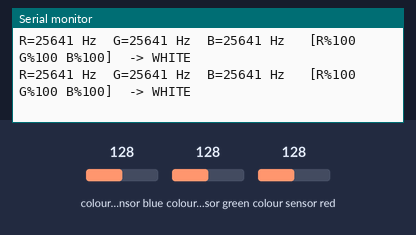
Recording of a sketch running on a simulated Arduino Uno, built with avr-gcc and run on an emulated ATmega328P. Shown: the last lines printed to the serial monitor. Wiring (inferred from the names in the program): TCS3200 colour sensor: output pin 8; S2 pin 6; S3 pin 7; S0 pin 4; S1 pin 5. Inputs (shaded band) come from the test bench; at power-on: colour sensor blue 128, colour sensor green 128, colour sensor red 128.

Above: at 6.7 s.
6.8 s: colour sensor blue set to 5
At 7.29 s:
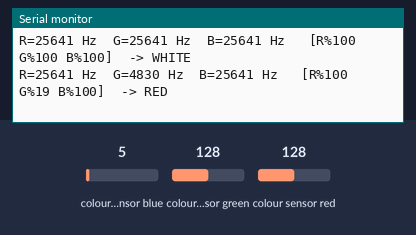
9.1 s: colour sensor green set to 250
At 9.39 s:
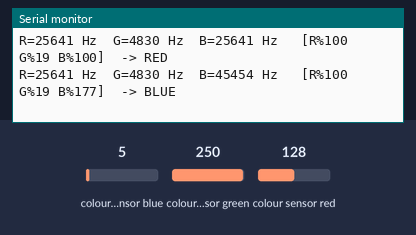
11.2 s: colour sensor red set to 5
At 11.49 s:
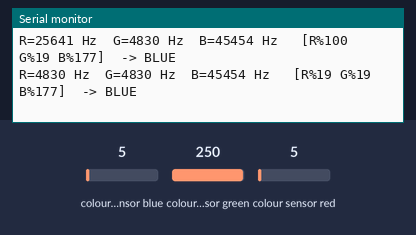
Timing chart, 0 to 14.2 s (numbered marks = the images above; inputs shaded):
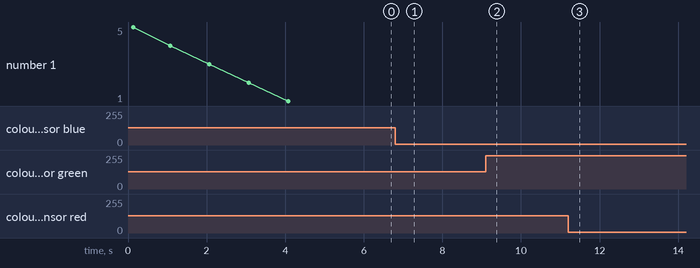

The sketch:

Color-Sensor-Detector.ino
```cpp
// 040 - Color Sensor Detector
// Reads red, green and blue reflection levels with a TCS3200 colour sensor
// and reports the dominant colour in the Serial Monitor.
// Board: Arduino Uno
// Wiring:
//   TCS3200 module ->  VCC = 5V, GND = GND
//                     S0 -> pin 4   (frequency scaling select)
//                     S1 -> pin 5
//                     S2 -> pin 6   (photodiode colour filter select)
//                     S3 -> pin 7
//                     OUT -> pin 8  (square wave output, frequency = light level)
//
// How the TCS3200 works:
//   The chip has an array of photodiodes, each covered by a red, green, blue or
//   clear filter. S2 and S3 choose which filter we listen to, and the OUT pin
//   then emits a square wave whose FREQUENCY is proportional to the amount of
//   that colour reaching the sensor. More light = higher frequency = shorter
//   pulse measured by pulseIn().
//
// *** WHITE-BALANCE CALIBRATION STEP ***
//   No two LEDs or daylight sources are equal, so the sensor sees "white" as
//   slightly tinted. At start-up this sketch asks you to hold a plain WHITE
//   card at the sensor, then records the red, green and blue frequencies it
//   sees. Every later reading is compared against those numbers, which is what
//   makes the colour names accurate. Re-run the sketch whenever you change the
//   lighting or the working distance.

#include <Arduino.h>   // Included so the sketch is explicit about its core helpers

// ---- Pin constants ----
const int S0_PIN = 4;   // Frequency scaling: 20% scaling when S0=HIGH, S1=LOW
const int S1_PIN = 5;
const int S2_PIN = 6;   // Filter selection with S3
const int S3_PIN = 7;
const int OUT_PIN = 8;  // Square wave output from the sensor

// ---- Timing constants ----
const unsigned long PULSE_TIMEOUT_US = 50000;  // Give up after 50 ms per pulse
const unsigned long SAMPLE_MS = 300;           // One full colour read per 300 ms
const int CAL_SAMPLES = 8;                     // Averages taken during calibration

// Calibration values (frequency in Hz) for a white reference card
unsigned long calRed = 0;
unsigned long calGreen = 0;
unsigned long calBlue = 0;

unsigned long lastSample = 0;

void setup() {
  pinMode(S0_PIN, OUTPUT);
  pinMode(S1_PIN, OUTPUT);
  pinMode(S2_PIN, OUTPUT);
  pinMode(S3_PIN, OUTPUT);
  pinMode(OUT_PIN, INPUT);

  Serial.begin(9600);
  Serial.println("Color Sensor Detector starting...");

  // 20% output frequency scaling keeps pulse widths comfortably long for pulseIn()
  digitalWrite(S0_PIN, HIGH);
  digitalWrite(S1_PIN, LOW);

  calibrateWhite();
}

void loop() {
  if (millis() - lastSample < SAMPLE_MS) {
    return;
  }
  lastSample = millis();

  // ---- Measure one frequency for each colour filter ----
  unsigned long rawRed = readFrequency(false, false);   // S2=LOW,  S3=LOW  -> red
  unsigned long rawGreen = readFrequency(false, true);  // S2=LOW,  S3=HIGH -> green
  unsigned long rawBlue = readFrequency(true, true);    // S2=HIGH, S3=HIGH -> blue

  // ---- Convert to percentages of the white reference so colours are comparable
  float redPct = percentOf(rawRed, calRed);
  float greenPct = percentOf(rawGreen, calGreen);
  float bluePct = percentOf(rawBlue, calBlue);

  // ---- Decide which colour is dominant ----
  String colour = detectColour(redPct, greenPct, bluePct);

  // ---- Report everything so you can see both raw and scaled numbers ----
  Serial.print("R=");
  Serial.print(rawRed);
  Serial.print(" Hz  G=");
  Serial.print(rawGreen);
  Serial.print(" Hz  B=");
  Serial.print(rawBlue);
  Serial.print(" Hz   [R%");
  Serial.print(redPct, 0);
  Serial.print(" G%");
  Serial.print(greenPct, 0);
  Serial.print(" B%");
  Serial.print(bluePct, 0);
  Serial.print("]  -> ");
  Serial.println(colour);

  delay(50);   // Small settling gap between filters
}

// Selects a colour filter on S2/S3 and returns the OUT frequency in hertz.
unsigned long readFrequency(bool s2, bool s3) {
  digitalWrite(S2_PIN, s2);
  digitalWrite(S3_PIN, s3);
  delayMicroseconds(200);   // Let the new filter settle before measuring

  // pulseIn() waits for a full LOW pulse and returns its length in microseconds.
  // A longer pulse means a lower frequency, which means less light of that colour.
  unsigned long pulseWidth = pulseIn(OUT_PIN, LOW, PULSE_TIMEOUT_US);

  if (pulseWidth == 0) {
    return 0;   // Timed out: nothing reflected (or the sensor is not powered)
  }
  return 1000000UL / pulseWidth;   // microseconds -> hertz
}

// Averages several readings so a single noisy sample cannot ruin the number.
unsigned long averageFrequency(bool s2, bool s3) {
  unsigned long total = 0;
  int valid = 0;
  for (int i = 0; i < CAL_SAMPLES; i++) {
    unsigned long value = readFrequency(s2, s3);
    if (value > 0) {
      total += value;
      valid++;
    }
    delay(20);
  }
  if (valid == 0) return 0;
  return total / valid;
}

// Asks the user for a white card and records the reference frequencies.
void calibrateWhite() {
  Serial.println("CALIBRATION: hold a plain WHITE card about 2 cm above the sensor.");
  Serial.println("Calibrating in 5 seconds...");

  // Countdown gives you time to position the card
  for (int i = 5; i > 0; i--) {
    Serial.println(i);
    delay(1000);
  }

  calRed = averageFrequency(false, false);
  calGreen = averageFrequency(false, true);
  calBlue = averageFrequency(true, true);

  if (calRed == 0 || calGreen == 0 || calBlue == 0) {
    // Something is wrong, so fall back to fixed reference values.
    // The colours will be less accurate but the sketch still runs.
    Serial.println("WARNING: calibration failed, using default references.");
    calRed = 6000;
    calGreen = 6000;
    calBlue = 6000;
  } else {
    Serial.print("White reference captured: R=");
    Serial.print(calRed);
    Serial.print(" G=");
    Serial.print(calGreen);
    Serial.print(" B=");
    Serial.println(calBlue);
  }

  Serial.println("Ready. Show an object to the sensor.");
}

// Safe division: returns 0..100+ as a percentage of the white reference.
float percentOf(unsigned long value, unsigned long reference) {
  if (reference == 0) return 0;
  return (100.0 * (float)value) / (float)reference;
}

// Compares the three normalised channels and names the dominant colour.
String detectColour(float r, float g, float b) {
  // If almost nothing is reflected, we cannot trust the ratio at all
  if (r + g + b < 60.0) {
    return "UNKNOWN (too dark)";
  }

  float highest = r;
  String name = "RED";
  if (g > highest) { highest = g; name = "GREEN"; }
  if (b > highest) { highest = b; name = "BLUE"; }

  float lowest = r;
  if (g < lowest) lowest = g;
  if (b < lowest) lowest = b;

  // All three channels close together means no single colour dominates,
  // which is what a white (or grey) surface looks like.
  if (highest - lowest < 25.0) {
    return "WHITE";
  }
  return name;
}
```

Measured:
- after the input at 6.8 s, the serial monitor: prints a new line after 0.29 s (image 1)
- after the input at 9.1 s, the serial monitor: prints a new line after 0.09 s (image 2)
- after the input at 11.2 s, the serial monitor: prints a new line after 0.09 s (image 3)
